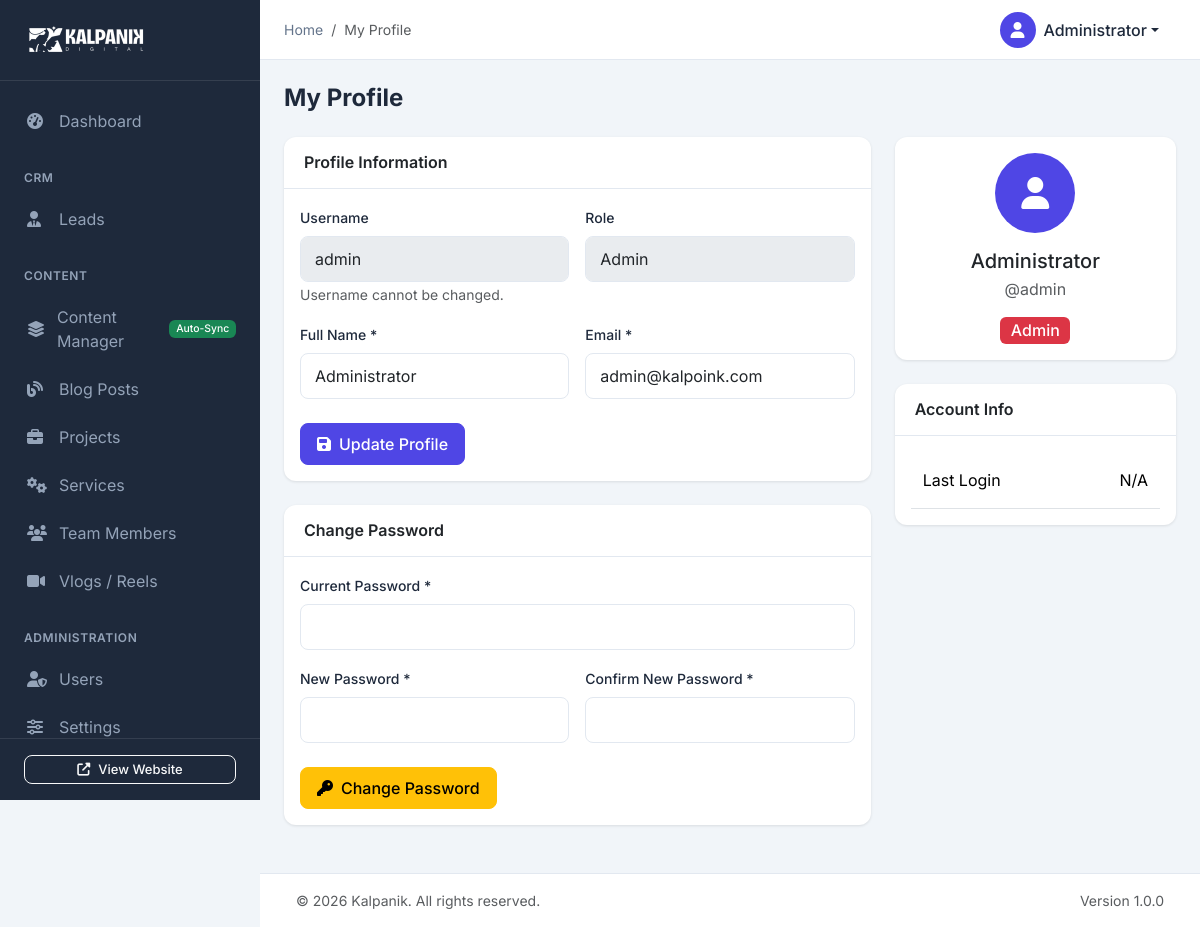
/admin/profile.php (signed in), run on an earlier commit of the app's database.
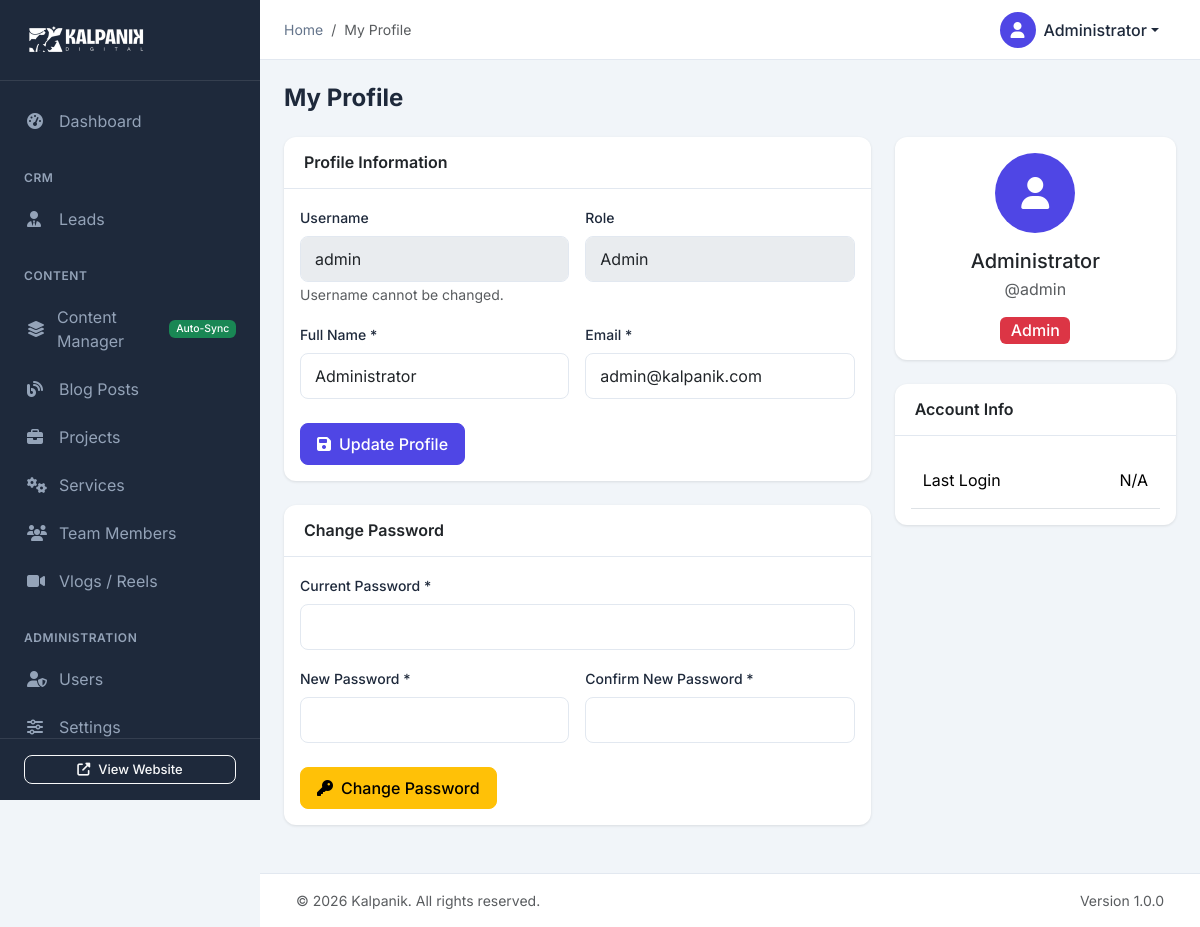
And on a later commit of the database.
### tables this page shows
CREATE TABLE IF NOT EXISTS users (
    id INT AUTO_INCREMENT PRIMARY KEY,
    username VARCHAR(50) NOT NULL UNIQUE,
    email VARCHAR(100) NOT NULL UNIQUE,
    password VARCHAR(255) NOT NULL,
    full_name VARCHAR(100) NOT NULL,
    role ENUM('admin', 'editor', 'viewer') DEFAULT 'editor',
    avatar VARCHAR(255) DEFAULT NULL,
    is_active TINYINT(1) DEFAULT 1,
    last_login DATETIME DEFAULT NULL,
    created_at TIMESTAMP DEFAULT CURRENT_TIMESTAMP,
    updated_at TIMESTAMP DEFAULT CURRENT_TIMESTAMP ON UPDATE CURRENT_TIMESTAMP
);

### admin/config/auth.php (called while the page is built, shortened)
<?php
function getCurrentUser() {
    $db = getDB();
    $stmt = $db->prepare("SELECT id, username, email, full_name, role, avatar, last_login FROM users WHERE id = ? AND is_active = 1");
    $stmt->execute([$_SESSION['admin_user_id']]);
    return $stmt->fetch();
}
function getBaseUrl() {
    if ($_SERVER['SERVER_NAME'] === 'localhost' || $_SERVER['SERVER_NAME'] === '127.0.0.1') {
        return '/kalpanik/';
    } else {
        return '/';
    }
}
function getAdminUrl($path = '') {
    $baseUrl = getBaseUrl() . 'admin/';
    return $baseUrl . ltrim($path, '/');
}
?>

### admin/profile.php (the view, shortened to what the changed rows need)
<?php
require_once __DIR__ . '/includes/header.php';
$user = getCurrentUser();
?>
<div class="page-header">
    <h1 class="page-title">My Profile</h1>
</div>
<div class="row">
    <div class="col-lg-8">
        <div class="card">
            <div class="card-body">
                <form method="POST" action="profile.php">
                    <div class="row g-3">
                        <div class="col-md-6">
                            <label for="username" class="form-label">Username</label>
                            <input type="text" class="form-control" id="username"
                                   value="<?php echo htmlspecialchars($user['username']); ?>" disabled>
                            <small class="text-muted">Username cannot be changed.</small>
                        </div>
                        <div class="col-md-6">
                            <label for="role" class="form-label">Role</label>
                            <input type="text" class="form-control" id="role"
                                   value="<?php echo ucfirst($user['role']); ?>" disabled>
                        </div>
                        <div class="col-md-6">
                            <label for="full_name" class="form-label">Full Name *</label>
                            <input type="text" class="form-control" id="full_name" name="full_name" required
                                   value="<?php echo htmlspecialchars($user['full_name']); ?>">
                        </div>
                        <div class="col-md-6">
                            <label for="email" class="form-label">Email *</label>
                            <input type="email" class="form-control" id="email" name="email" required
                                   value="<?php echo htmlspecialchars($user['email']); ?>">
                        </div>
                    </div>
                </form>
            </div>
        </div>
    </div>
    <div class="col-lg-4">
        <div class="card">
            <div class="card-body text-center">
                <div class="user-avatar mx-auto mb-3" style="width: 80px; height: 80px; font-size: 2rem;">
                    <i class="fas fa-user"></i>
                </div>
                <h5 class="mb-1"><?php echo htmlspecialchars($user['full_name']); ?></h5>
                <p class="text-muted mb-3">@<?php echo htmlspecialchars($user['username']); ?></p>
                <span class="badge bg-<?php
                    echo match($user['role']) {
                        'admin' => 'danger',
                        'editor' => 'primary',
                        default => 'secondary'
                    };
                ?> fs-6">
                    <?php echo ucfirst($user['role']); ?>
                </span>
            </div>
        </div>
    </div>
</div>
<?php require_once __DIR__ . '/includes/footer.php'; ?>

### admin/includes/header.php (shortened to what the changed rows need)
<?php
require_once __DIR__ . '/../config/auth.php';
$currentUser = getCurrentUser();
?>
<!DOCTYPE html>
<html lang="en">
<head>
    <link href="https://cdn.jsdelivr.net/npm/bootstrap@5.3.2/dist/css/bootstrap.min.css" rel="stylesheet">
    <link rel="stylesheet" href="https://cdnjs.cloudflare.com/ajax/libs/font-awesome/6.5.1/css/all.min.css">
    <link href="https://cdn.datatables.net/1.13.7/css/dataTables.bootstrap5.min.css" rel="stylesheet">
    <link rel="stylesheet" href="<?php echo getAdminUrl('assets/css/admin.css'); ?>">
</head>
<body>
    <div class="main-content" id="mainContent">
        <nav class="topbar">
            <div class="topbar-right">
                <div class="dropdown">
                    <button class="btn btn-link dropdown-toggle user-dropdown" type="button" data-bs-toggle="dropdown">
                        <div class="user-avatar">
                            <?php if ($currentUser['avatar']): ?>
                                <img src="<?php echo $currentUser['avatar']; ?>" alt="Avatar">
                            <?php else: ?>
                                <i class="fas fa-user"></i>
                            <?php endif; ?>
                        </div>
                        <span class="d-none d-md-inline"><?php echo htmlspecialchars($currentUser['full_name']); ?></span>
                    </button>
                </div>
            </div>
        </nav>
        <div class="content-wrapper">

What changed in the data, as far as the page shows it:
changed users "Administrator": email "admin@kalpoink.com" → "admin@kalpanik.com"
